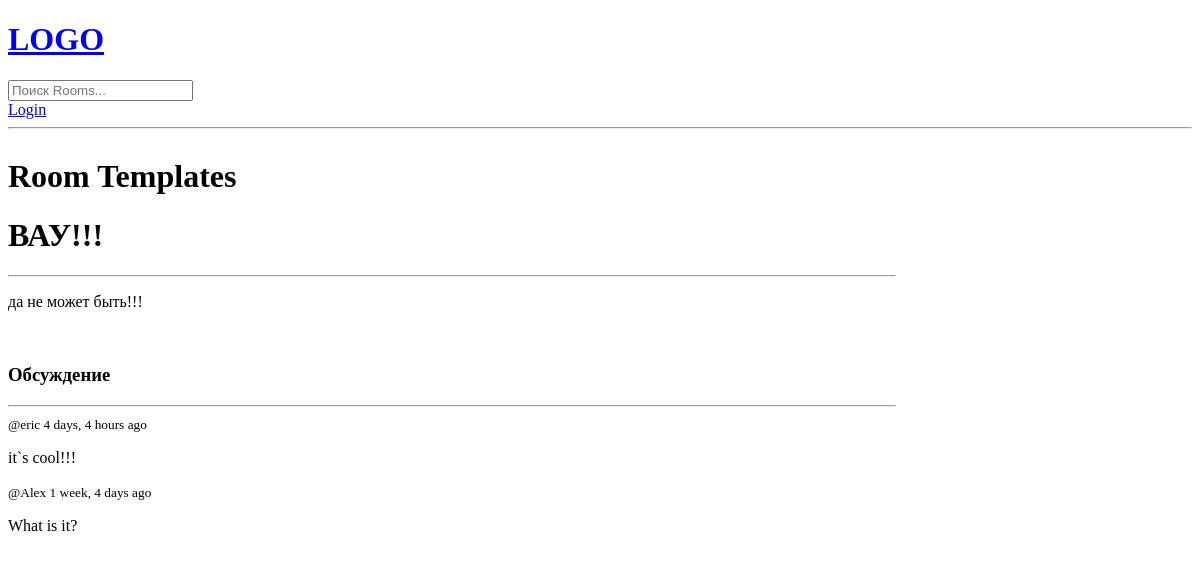
The page /room/6 on the database as committed earlier.
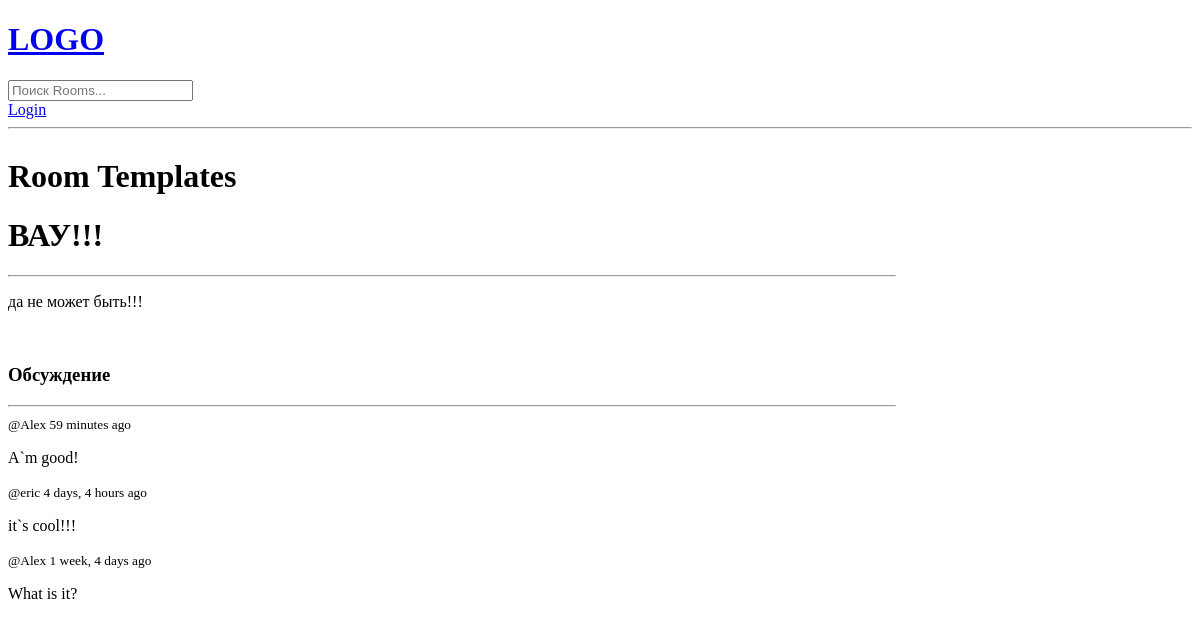
The same page on the database as committed later.
### Base/models.py (models this page shows, shortened)
class Message(models.Model):
    users = models.ForeignKey(User, on_delete=models.CASCADE)
    room = models.ForeignKey(Room, on_delete=models.CASCADE)
    body = models.TextField()
    update = models.DateTimeField(auto_now=True)
    created = models.DateTimeField(auto_now_add=True)
    class Meta:
        ordering = ['-update', '-created'] # класс, позволяющий сортировать по дате создания/обновления

### Base/views.py (the view, shortened to what this page needs)
# urls.py: path('room/<str:pk>', views.room, name='room'),
def room(request, pk):
    room = Room.objects.get(id=pk)
    room_messages = room.message_set.all()  # .order_by('-created')сортировка по убыванию
    participants = room.participants.all()
    context = {'room': room, 'room_messages': room_messages, 'participants': participants} # для получения доступа внутри комнаты через словарь
    return render(request, 'Base/room.html', context)

### Base/templates/Base/room.html (shortened to what this page needs)
{% extends 'main.html' %}
{% block content %}
<div class="room-container">
    <div>
        <h1>Room Templates </h1>
        <h1>{{ room.name }}</h1>
        <hr>
        <p>{{ room.description }}</p><br>
        <div class="comment-wrapper">
            <h3>Обсуждение</h3>
            <hr>
            {% for message in room_messages %}
                <div>
                    <small>@{{message.users}} {{message.created|timesince}} ago</small>
                    <p>{{ message.body }}</p>
                </div>
            {% endfor %}
        </div>
{% endblock content%}

Rows that differ between the two databases and show on the page:
added Message: users "Alex", created "59 minutes", body "A`m good!"
